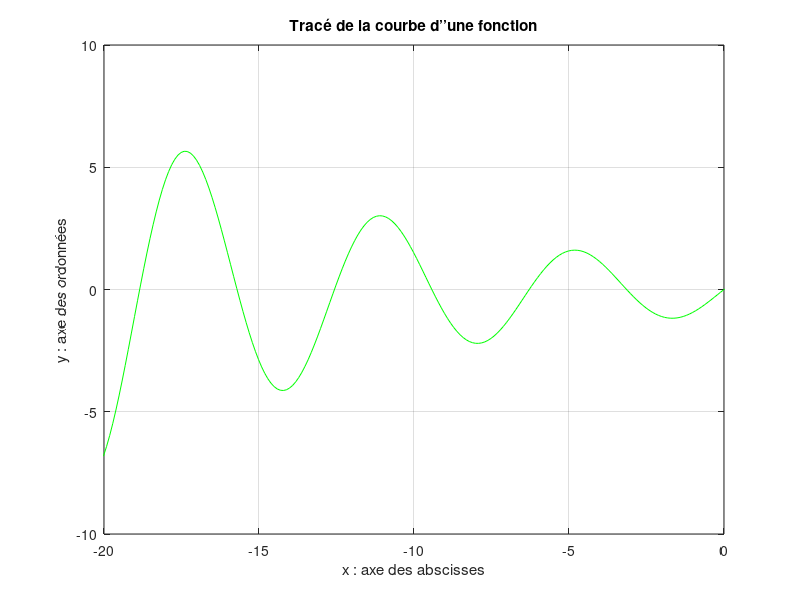

MATLAB code to generate this figure: (Note: this script raises an error after producing the figure.)
x = -10*pi :0.1:10*pi ;
y = sin(x).*exp(-0.1*x) ;
plot(x,y,'g')
 grid on;
 axis;
 axis([-20 0 -10 10]) ; 
title('Tracé de la courbe d’’une fonction') ;
xlabel('x : axe des abscisses') ; 
ylabel('y : axe des ordonnées') ;
gtext('sinusoïde amortie') ;
ginput(1) ;
